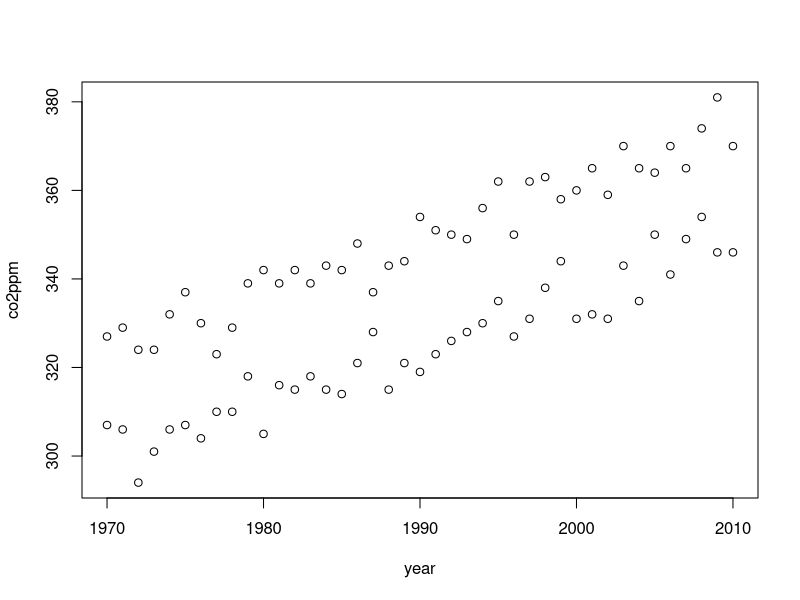
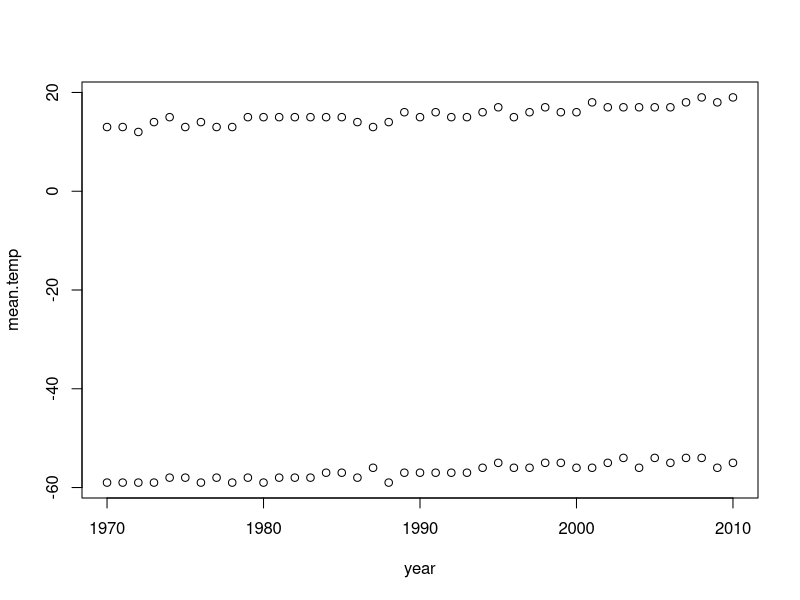

The R source for these figures, in order:
## ---- chunk 1
library(tidyverse)
dir.exists("data") || dir.create("data")
## ---- chunk 2
ghg = expand.grid(year=seq(1970, 2010, 1),
                  site=c("London", "Hawaii")) %>% 
  mutate(
    co2ppm = round(350 + 
                   (year - 1970)*1.2 +
                   as.numeric(site) * -25 +
                     rnorm(year, 0, 4))
    )

plot(co2ppm~year, data=ghg)
ghg.s = ghg %>%
    spread(site, co2ppm)
ghg.y = ghg %>%
    spread(year, co2ppm)
## ---- chunk 3
head(ghg, 3)
head(ghg.s, 3)
head(ghg.y[,1:8])
## ---- chunk 4
head(ghg)
## ---- chunk 5
head(ghg)
## ---- chunk 6
ghg.temp = ghg %>% 
  mutate(mean.temp = round(80 +
                           as.integer(site) * - 70 +
                           (co2ppm - min(co2ppm)) * 0.1 +
                           rnorm(co2ppm, 0, 0.6)))
plot(mean.temp ~ year, data=ghg.temp)
ghg.temp.m = ghg.temp %>%
  gather("measure", "value", -c(year, site)) %>% 
  arrange(site, year)
## ---- chunk 7
head(ghg.temp,3)
head(ghg.temp.m,3)
## ---- chunk 8
knitr::include_graphics("http://r4ds.had.co.nz/cover.png")
## ---- chunk 9
str(ghg.s)
gathered = gather(ghg.s, "site", "co2", -year)
str(gathered)
## ---- chunk 10
str(spread(gathered, site, co2))
## ---- chunk 11
con = expand.grid(map=c("BWA", "NGM", "Bowtie"),
                  sample=paste0("S", 1:6)) %>% 
  transmute(
    bam = paste(map, sample, sep="_"),
    reads = round(rnorm(bam, 1e6,1e5)),
    reads.mapped = round(rbeta(bam, 10, 3) * reads)
  )
## ---- chunk 12
str(con)
str(separate(con, bam, into=c("mapper", "sample")))
## ---- chunk 13
library(dplyr)
mtcars %>% summary()
summary(mtcars)
## ---- chunk 14
con %>% 
  separate(bam, into=c("mapper", "sample")) %>% 
  filter(sample %in% c("S1", "S2")) %>% 
  mutate(prop = reads.mapped/reads)
## ---- chunk 15
mutate(filter(separate(con, bam, into=c("mapper", "sample")),
              sample %in% c("S1", "S2")), prop=reads.mapped / reads)
## ---- chunk 16
mpg2 = ggplot2::mpg %>% 
  select(1:3, cyl, drv) %>% 
  unique() %>% 
  as.data.frame()
## ---- chunk 17
head(mpg2, 2)
mutate(mpg2, disp_per_cyl = displ/cyl)
## ---- chunk 18
head(mpg2, 2)
filter(mpg2, drv=="f", displ>2)
## ---- chunk 19
head(mpg2, 2)
arrange(mpg2, cyl, desc(displ))
## ---- chunk 20
head(mpg2, 2)
select(mpg2, manufacturer, 4:5, displ)
## ---- chunk 21
head(mpg2, 2)
group_by(mpg2, manufacturer) %>% 
  summarise(displ.m = mean(displ),
            displ.sd = sd(displ),
            max.cyl = max(cyl))
